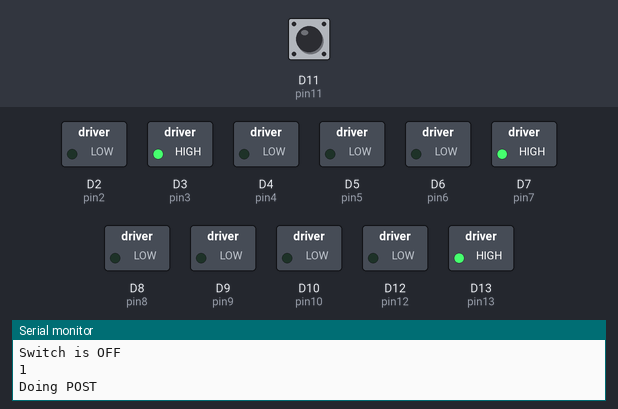
Bench run of a sketch on a simulated Arduino MKR. Shown: switched loads named in the sketch (green lamp = pin HIGH), the last lines printed to the serial monitor. The inputs (shaded band) are chosen by the test bench; at power-on: D11 (pin11) HIGH. WiFi joins after 1.5 s; servers stay silent unless stated; uploads are accepted with an empty reply.

Above: at 3.9 s.
4.0 s: D11 (pin11) pulled LOW for 0.15 s
At 4.7 s:
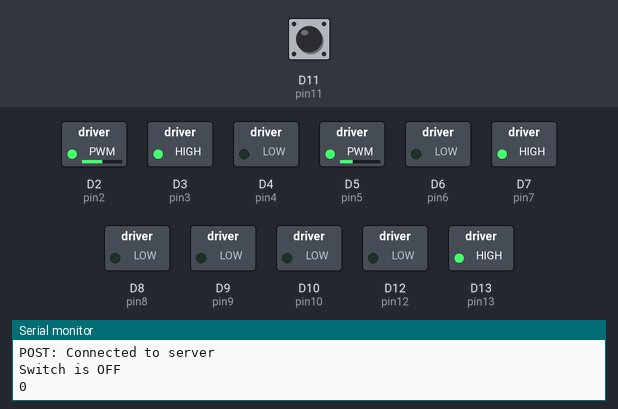
7.1 s: D11 (pin11) pulled LOW for 1 s
At 8.97 s:
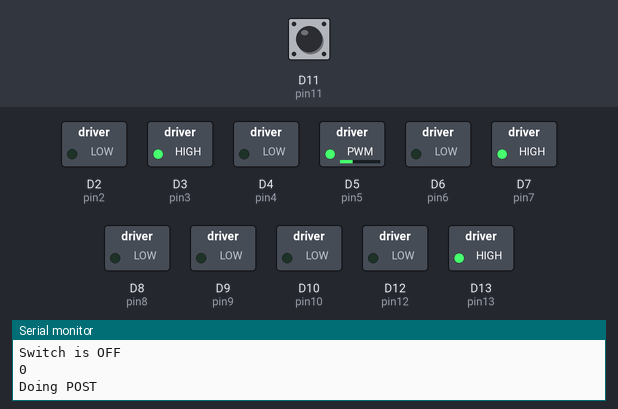
9.6 s: D11 (pin11) pulled LOW for 3.2 s
At 13.8 s:
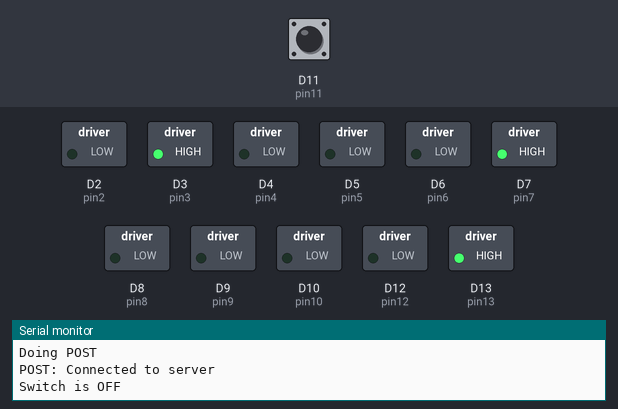
Timing chart, 0 to 15.3 s (numbered marks = the images above; inputs shaded):
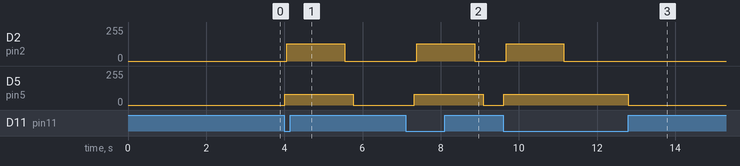

The sketch:

phase6_with_wifi.ino
```cpp
#include <SPI.h>
#include <WiFiNINA.h>
#include "arduino_secrets.h"

#define COMMAND_ARRAY_SIZE 20
#define PARAMETER_ARRAY_SIZE 40
#define CHAR_ARRAY_LENGTH 25
#define MSGDATA_SIZE 255
#define VALUEARRAY_SIZE 15

enum State {YELLOW, RED, BLUE, DARK};
State color = DARK;
State prev = DARK;

bool tracking_bool = true;
bool collision_absence = true;

int pin2 = 2; //horn
int pin4 = 4; //headlights
int pin8 = 8;
int pin3 = 3; //power white light
int pin12 = 12; //brake lights
int ambient_light_analog = 0;
int value = 0;

int val1 = 0;

// motor declarations
int pivot_period = 1000;
int turn_period = 1000;
int power = 80;

// motor pins
int pin9 = 9;
int pin10 = 10;
int pin5 = 5;
int pin6 = 6;

// enable pins
int pin13 = 13;
int pin7 = 7;

int counter = 0;

int value1 = 0;
int value2 = 0;
int value3 = 0;
int value4 = 0;

char senderID[] = "UUID 1";
char receiverID[] = "UUID 2";
char ERYTHAEAN[] = "F79721857DC5";
char GREIGE[] = "89C87865077A";
char sender[] = "senderID";
char receiver[] = "receiverID";
static char messageData[MSGDATA_SIZE + 1];
static char valuesArray[VALUEARRAY_SIZE]; // 15 bc probably won't do more

int index = 0;
boolean CRLF2 = false;

char ssid[] = SECRET_SSID;
char pass[] = SECRET_PASS;

int sendBody = 0;

// separate commands into individual strings
int numberOfCommands; //number of commands
char commands[COMMAND_ARRAY_SIZE][CHAR_ARRAY_LENGTH];
char parameters[PARAMETER_ARRAY_SIZE][CHAR_ARRAY_LENGTH];
char delimiter_amper = '&';
char delimiter_equal = '=';

int status = WL_IDLE_STATUS;
char server[] = "ee31.ece.tufts.edu";  // for Tufts
int portNumber = 80;   // for Tufts

WiFiClient client;


// int LED = 7;
// int LED2 = 6;
int val = 0;
int pin11 = 11;

bool is_on = false;

void setup() {
  Serial.begin(9600);
  pinMode(pin3, OUTPUT);
  digitalWrite(pin3, HIGH); // power white LED


  // motor setup
  pinMode(pin13, OUTPUT);
  pinMode(pin9, OUTPUT);
  pinMode(pin10, OUTPUT);
  pinMode(pin5, OUTPUT);
  pinMode(pin6, OUTPUT);
  pinMode(pin7, OUTPUT);
  pinMode(pin8, OUTPUT); //ambient light sensor
  pinMode(pin4, OUTPUT); //headlights
  digitalWrite(pin13, HIGH); // enable1 pin
  digitalWrite(pin7, HIGH); // enable2 pin
  delay(1000);

  //digitalWrite(pin4, HIGH); //headlights
  pinMode(pin12, OUTPUT); //brakes
  //digitalWrite(pin12, HIGH); // power brakes test

  pinMode(pin2, OUTPUT);//horn
  Serial.begin(9600);
  pinMode(LED_BUILTIN, OUTPUT);
  // pinMode(LED, OUTPUT);
  // pinMode(LED2, OUTPUT);
  pinMode(pin11, INPUT_PULLUP);
  // digitalWrite(LED, HIGH);
  // digitalWrite(LED_BUILTIN, LOW);   // turn the LED off by making the voltage LOW


  // start up cycle
  // check for the WiFi module:
  while (status != WL_CONNECTED) {
    Serial.print("Attemping to connect to Network named: ");
    Serial.println(ssid);
    status = WiFi.begin(ssid, pass);
  }
  // end start up cycle
  Serial.print("SSID: ");
  Serial.print(WiFi.SSID());
  IPAddress ip = WiFi.localIP();
  IPAddress gateway = WiFi.gatewayIP();
  Serial.print("IP Address: ");
  Serial.println(ip);

  // Saying WAIT to the other bot
  char postBody[] = "duration=0";
  char postRoute[] = "POST /F79721857DC5/89C87865077A HTTP/1.1";
  POSTServer(postRoute, postBody);
}

void loop() {
  val = digitalRead(pin11);
  Serial.println(val);// wait for a second
  if (digitalRead(pin11) == LOW) {
    if (!is_on) {
      pivotleft(pin5, pin6, pin10, pin9, power, power);
      horn(pin2);
      // ********************** POST ***********************
      Serial.println("Doing POST");
      char postBody[] = "duration=5";
      // format of postRoute: "POST /senderID/receiverID HTTP/1.1"
      char postRoute[] = "POST /F79721857DC5/89C87865077A HTTP/1.1";
      POSTServer(postRoute, postBody);
      is_on = true;
    }


  } else if (digitalRead(pin11) == HIGH) {
      stop(pin5, pin6, pin10, pin9, power, power, 1000);
      // ********************** POST ***********************
      Serial.println("Doing POST");
      char postBody[] = "duration=0";
      // format of postRoute: "POST /senderID/receiverID HTTP/1.1"
      char postRoute[] = "POST /F79721857DC5/89C87865077A HTTP/1.1";
      POSTServer(postRoute, postBody);
      is_on = false;
    Serial.println("Switch is OFF");
  }

  if (!client.connected()) {
    Serial.println("disconnecting from server.");
    client.stop();
    while (true);
  }
  //delay(150);
}

// POST function doing actual call
void POSTServer(const char theRoute[], char *bodyMessage) {
 if (client.connect(server, portNumber)) {

      Serial.println("POST: Connected to server");

    // Make a HTTP POST request:
    client.println(theRoute);
    client.print("Host: ");
    client.println(server);
    client.println("Content-Type: application/x-www-form-urlencoded");
    client.print("Content-Length: ");
    int postBodyLength = strlen(bodyMessage);
    client.println(postBodyLength);
    client.println();
    client.print(bodyMessage);
  }
}

// GET function doing actual call
void GETServer(const char theRoute[]) {

      if (client.connect(server, portNumber)) {
      Serial.println("GET: Connected to server");

      Serial.println("Server connected");

      // Make a HTTP GET request:
      client.println(theRoute);
      client.print("Host: ");
      client.println(server);
      client.println("Connection: close");
      client.println();

      delay(150); // need a delay to wait for the server to respond

      GetMessageBody();  // get the message from the server into an array
      // if the server's disconnected, stop the client:
      if (!client.connected()) {
      Serial.println("disconnecting from server.");
      Serial.println();
      client.stop();
      CRLF2 = false;
      }

   }
}

// read in from the client to the global variable
void  GetMessageBody() {
  // the actual message/information starts after the empty line
  int firstReading = client.read();
  int secondReading = 0;
  int index = 0;
  // client.read() returns -1 when there is no more data
  while(firstReading != -1) {
    // 13 = carriage return, 10 = line feed
    // one after the other means an empty line
    //(time to start reading the actual message)
    if (firstReading == 13 && secondReading == 10) {
      break;
    }
    secondReading = firstReading;
    firstReading = client.read();
  }
  // reading the actual message
  while(firstReading != -1 && index < MSGDATA_SIZE) {
    messageData[index] = firstReading;
    index++;
    firstReading = client.read();
  }
  messageData[index] = '\0';
}

// returns the int number of values including initial 3
int parseMessage(char buff[], char message[]) {
  // first = senderID, second = receiverID, third = message (Succ/Fail)
  // following are the values
  int values = 0;
  for (int i = 0; i < MSGDATA_SIZE; i++) {
    // end of the message
    if (message[i] == '\0') {
      break;
    }
    // start of a value (this assumes each value is just one character)
    if (message[i] == '=') {
      buff[values] = message[i+1];
      values++;
    }
  }
  numberOfCommands = values - 3;
  return values;
}

void pivotleft(int rightwheel1, int rightwheel2, int leftwheel1, int leftwheel2, int analogright, int analogleft){

  analogWrite(rightwheel2, 0);
  analogWrite(rightwheel1, analogright);
  analogWrite(leftwheel2, analogleft);
  analogWrite(leftwheel1, 0);
}

void stop(int rightwheel1, int rightwheel2, int leftwheel1, int leftwheel2, int analogright, int analogleft, int period){
  analogWrite(rightwheel1, 0);
  analogWrite(rightwheel2, 0);
  analogWrite(leftwheel2, 0);
  analogWrite(leftwheel1, 0);
}

void horn(int pin){
  int i = 0;
  for(i=0; i<150; i++){
    digitalWrite(pin, HIGH);
    delay(5);
    digitalWrite(pin, LOW);
    delay(5);
  }
}
```

arduino_secrets.h
```cpp
#define SECRET_SSID "junior"
#define SECRET_PASS "designdesign"
```

Measured:
- after the input at 4.0 s, D2 (pin2): 0/255 → 128/255 after 0.07 s, → 0/255 1.5 s later; D5 (pin5): 0/255 → 80/255 at once, → 0/255 1.8 s later
- after the input at 7.1 s, D2 (pin2): 0/255 → 128/255 after 0.29 s, → 0/255 1.5 s later; D5 (pin5): 0/255 → 80/255 after 0.23 s, → 0/255 1.8 s later
- after the input at 9.6 s, D2 (pin2): 0/255 → 128/255 after 0.07 s, → 0/255 1.5 s later; D5 (pin5): 0/255 → 80/255 at once, → 0/255 3.2 s later
